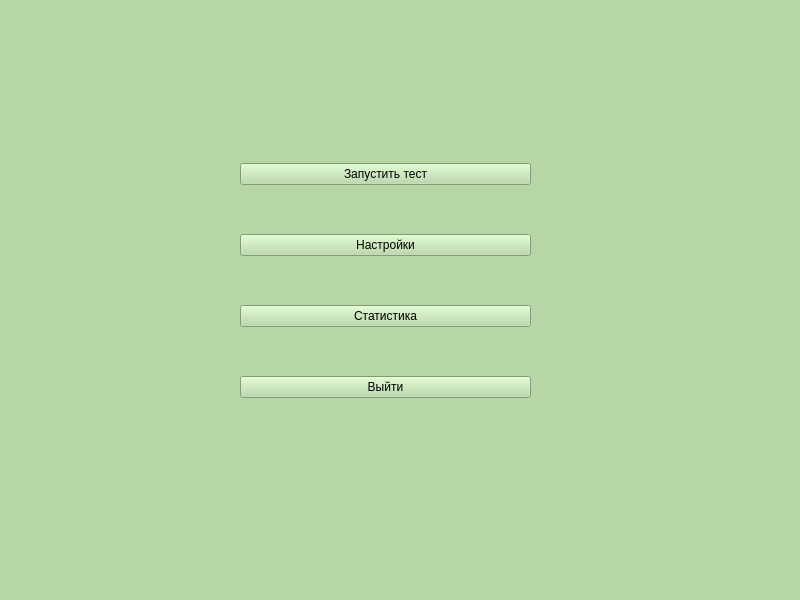
<?xml version="1.0" encoding="UTF-8"?>
<ui version="4.0">
 <class>MainMenu</class>
 <widget class="QMainWindow" name="MainMenu">
  <property name="geometry">
   <rect>
    <x>0</x>
    <y>0</y>
    <width>800</width>
    <height>600</height>
   </rect>
  </property>
  <property name="windowTitle">
   <string>Географический тест</string>
  </property>
  <property name="styleSheet">
   <string notr="true">background-color: hsl(100, 100, 190);</string>
  </property>
  <widget class="QWidget" name="centralwidget">
   <widget class="QWidget" name="verticalLayoutWidget">
    <property name="geometry">
     <rect>
      <x>240</x>
      <y>120</y>
      <width>291</width>
      <height>321</height>
     </rect>
    </property>
    <layout class="QVBoxLayout" name="verticalLayout">
     <item>
      <widget class="QPushButton" name="pushButton_start">
       <property name="sizePolicy">
        <sizepolicy hsizetype="Minimum" vsizetype="Fixed">
         <horstretch>0</horstretch>
         <verstretch>30</verstretch>
        </sizepolicy>
       </property>
       <property name="text">
        <string>Запустить тест</string>
       </property>
      </widget>
     </item>
     <item>
      <widget class="QPushButton" name="pushButton_sets">
       <property name="text">
        <string>Настройки</string>
       </property>
      </widget>
     </item>
     <item>
      <widget class="QPushButton" name="pushButton_stats">
       <property name="text">
        <string>Статистика</string>
       </property>
      </widget>
     </item>
     <item>
      <widget class="QPushButton" name="pushButton_exit">
       <property name="text">
        <string>Выйти</string>
       </property>
      </widget>
     </item>
    </layout>
   </widget>
  </widget>
  <widget class="QMenuBar" name="menubar">
   <property name="geometry">
    <rect>
     <x>0</x>
     <y>0</y>
     <width>800</width>
     <height>22</height>
    </rect>
   </property>
   <property name="styleSheet">
    <string notr="true">background-color: hsl(100, 10, 210);</string>
   </property>
   <property name="defaultUp">
    <bool>false</bool>
   </property>
  </widget>
  <widget class="QStatusBar" name="statusbar"/>
 </widget>
 <resources/>
 <connections/>
</ui>
